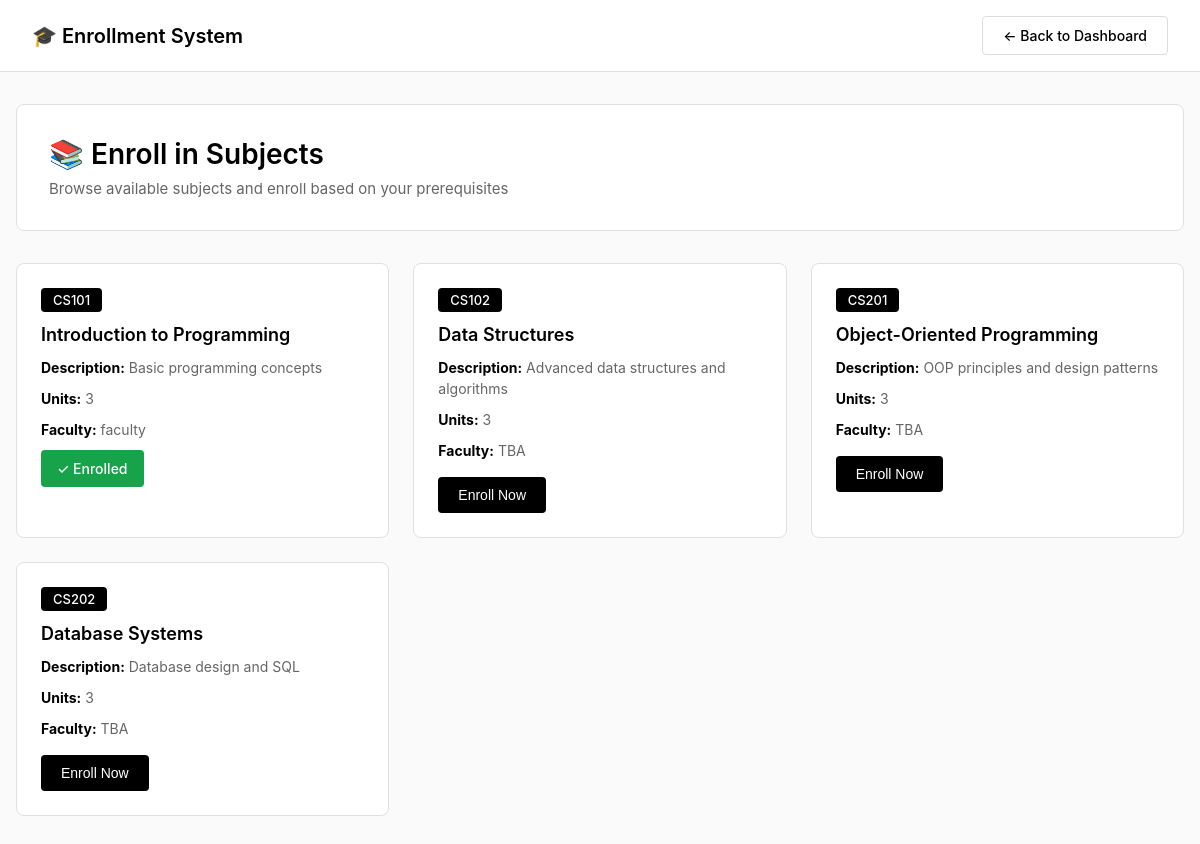
/student/enroll.php (signed in), run on the app's committed database.
### tables this page shows
CREATE TABLE `enrollments` (
  `id` int(11) NOT NULL,
  `student_id` int(11) NOT NULL,
  `subject_id` int(11) NOT NULL,
  `enrollment_date` timestamp NOT NULL DEFAULT current_timestamp(),
  `status` enum('Enrolled','Completed','Dropped','Failed') DEFAULT 'Enrolled',
  `grade` decimal(5,2) DEFAULT NULL,
  `remarks` text DEFAULT NULL
);

CREATE TABLE `subjects` (
  `id` int(11) NOT NULL,
  `subject_code` varchar(20) NOT NULL,
  `subject_name` varchar(100) NOT NULL,
  `description` text DEFAULT NULL,
  `units` int(11) NOT NULL DEFAULT 3,
  `faculty_id` int(11) DEFAULT NULL,
  `created_at` timestamp NOT NULL DEFAULT current_timestamp()
);

CREATE TABLE `users` (
  `id` int(11) NOT NULL,
  `username` varchar(50) NOT NULL,
  `password` varchar(255) NOT NULL,
  `full_name` varchar(100) NOT NULL,
  `email` varchar(100) NOT NULL,
  `user_type` enum('Student','Faculty','Administrator') NOT NULL,
  `profile_picture` varchar(255) DEFAULT NULL,
  `signature` varchar(255) DEFAULT NULL,
  `created_at` timestamp NOT NULL DEFAULT current_timestamp()
);

### student/enroll.php (the view, shortened to what this page needs)
<?php
require_once '../config.php';
$student_id = $_SESSION['user_id'];
$query = $db->prepare("
    SELECT
        s.id,
        s.subject_code,
        s.subject_name,
        s.description,
        s.units,
        u.full_name as faculty_name,
        e.id as enrolled,
        GROUP_CONCAT(ps.subject_name SEPARATOR ', ') as prerequisites
    FROM subjects s
    LEFT JOIN users u ON s.faculty_id = u.id
    LEFT JOIN enrollments e ON s.id = e.subject_id AND e.student_id = ?
    LEFT JOIN prerequisites p ON s.id = p.subject_id
    LEFT JOIN subjects ps ON p.prerequisite_id = ps.id
    GROUP BY s.id
    ORDER BY s.subject_code
");
$query->execute([$student_id]);
$subjects = $query->fetchAll();
?>
<!DOCTYPE html>
<html lang="en">
<head>
    <link rel="stylesheet" href="../css/main.css">
    <link rel="stylesheet" href="../css/student.css">
</head>
<body>
    <nav class="navbar">
        <a href="../index.php" class="navbar-brand">🎓 Enrollment System</a>
        <a href="../index.php" class="btn btn-secondary">← Back to Dashboard</a>
    </nav>
    <div class="container">
        <div class="page-header">
            <h1>📚 Enroll in Subjects</h1>
            <p>Browse available subjects and enroll based on your prerequisites</p>
        </div>
        <div class="subjects-grid">
            <?php foreach ($subjects as $subject): ?>
                <div class="subject-card">
                    <div class="subject-code"><?php echo htmlspecialchars($subject['subject_code']); ?></div>
                    <h3><?php echo htmlspecialchars($subject['subject_name']); ?></h3>
                    <p class="subject-info">
                        <strong>Description:</strong> <?php echo htmlspecialchars($subject['description']); ?>
                    </p>
                    <p class="subject-info">
                        <strong>Units:</strong> <?php echo $subject['units']; ?>
                    </p>
                    <p class="subject-info">
                        <strong>Faculty:</strong> <?php echo htmlspecialchars($subject['faculty_name'] ?? 'TBA'); ?>
                    </p>
                    <?php if ($subject['enrolled']): ?>
                        <span class="enrolled-badge">✓ Enrolled</span>
                    <?php else: ?>
                        <form method="POST" style="margin-top: 1rem;">
                            <button type="submit" class="btn btn-primary">Enroll Now</button>
                        </form>
                    <?php endif; ?>
                </div>
            <?php endforeach; ?>
        </div>
    </div>
</body>
</html>

### css/main.css (style rules this page uses)
* { margin: 0; padding: 0; box-sizing: border-box; }
body { font-family: -apple-system, BlinkMacSystemFont, 'Segoe UI', sans-serif; background: #fafafa; min-height: 100vh; color: #000; }
.navbar { background: white; padding: 1rem 2rem; border-bottom: 1px solid #e0e0e0; display: flex; justify-content: space-between; align-items: center; }
.navbar-brand { font-size: 1.25rem; font-weight: 600; color: #000; text-decoration: none; }
.container { max-width: 1200px; margin: 0 auto; padding: 2rem 1rem; }
.btn { display: inline-block; padding: 0.625rem 1.25rem; background: #000; color: white; text-decoration: none; border-radius: 4px; border: none; cursor: pointer; font-size: 0.875rem; transition: opacity 0.2s; font-weight: 500; }
.btn-secondary { background: white; color: #000; border: 1px solid #ddd; }
.btn-primary { background: #000; color: white; }
.page-header { background: white; border: 1px solid #e0e0e0; border-radius: 8px; padding: 2rem; margin-bottom: 2rem; }
.page-header h1 { color: #000; margin-bottom: 0.5rem; font-size: 1.75rem; font-weight: 600; }
.page-header p { color: #666; font-size: 0.938rem; }

### css/student.css (style rules this page uses)
body { font-family: -apple-system, BlinkMacSystemFont, 'Segoe UI', sans-serif; background: #fafafa; min-height: 100vh; }
.subjects-grid { display: grid; grid-template-columns: repeat(auto-fill, minmax(350px, 1fr)); gap: 1.5rem; }
.subject-card { background: white; border: 1px solid #e0e0e0; border-radius: 8px; padding: 1.5rem; transition: border-color 0.2s; }
.subject-code { display: inline-block; background: #000; color: white; padding: 0.25rem 0.75rem; border-radius: 4px; font-size: 0.813rem; font-weight: 500; margin-bottom: 0.75rem; }
.subject-card h3 { color: #000; margin-bottom: 0.75rem; font-size: 1.125rem; font-weight: 600; }
.subject-info { font-size: 0.875rem; color: #666; margin-bottom: 0.625rem; line-height: 1.5; }
.subject-info strong { color: #000; }
.enrolled-badge { display: inline-block; background: #16a34a; color: white; padding: 0.625rem 1rem; border-radius: 4px; font-weight: 500; font-size: 0.875rem; }

### data on the page
enrollments: subject.subject_code "CS101", subject.subject_name "Introduction to Programming", subject.description "Basic programming concepts", subject.units "3", users.full_name "faculty", shows "✓ Enrolled"
subjects: subject_code "CS102", subject_name "Data Structures", description "Advanced data structures and algorithms", units "3", faculty_name "TBA"
subjects: subject_code "CS201", subject_name "Object-Oriented Programming", description "OOP principles and design patterns", units "3", faculty_name "TBA"
subjects: subject_code "CS202", subject_name "Database Systems", description "Database design and SQL", units "3", faculty_name "TBA"
